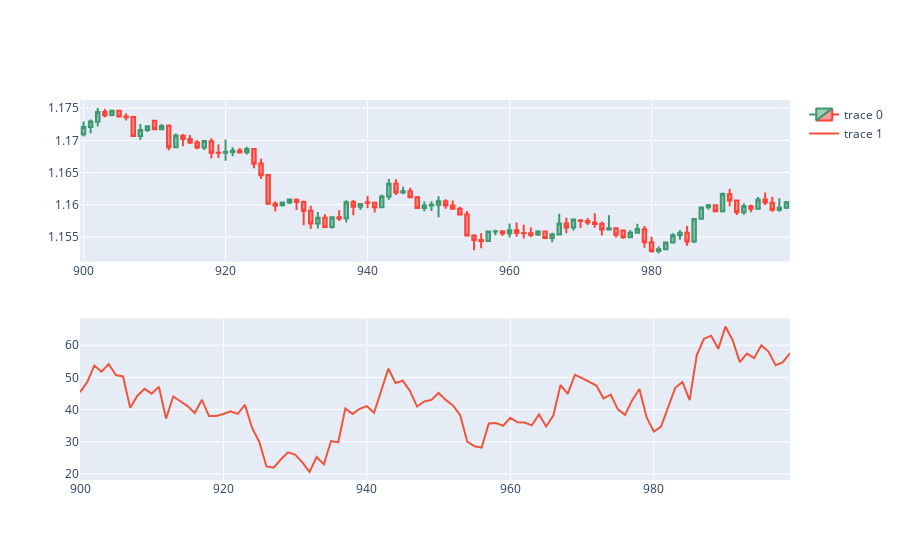

Write notebook code for a chart like this one.
### Code cell
import plotly.graph_objects as go
from plotly.subplots import make_subplots
from datetime import datetime

fig = make_subplots(rows=2, cols=1)
fig.append_trace(go.Candlestick(x=dfpl.index,
                open=dfpl['open'],
                high=dfpl['high'],
                low=dfpl['low'],
                close=dfpl['close']), row=1, col=1)

fig.append_trace(go.Scatter(
                x=dfpl.index,
                y=dfpl['RSI'],), row=2, col=1)

fig.update_layout(xaxis_rangeslider_visible=False)
fig.show()
